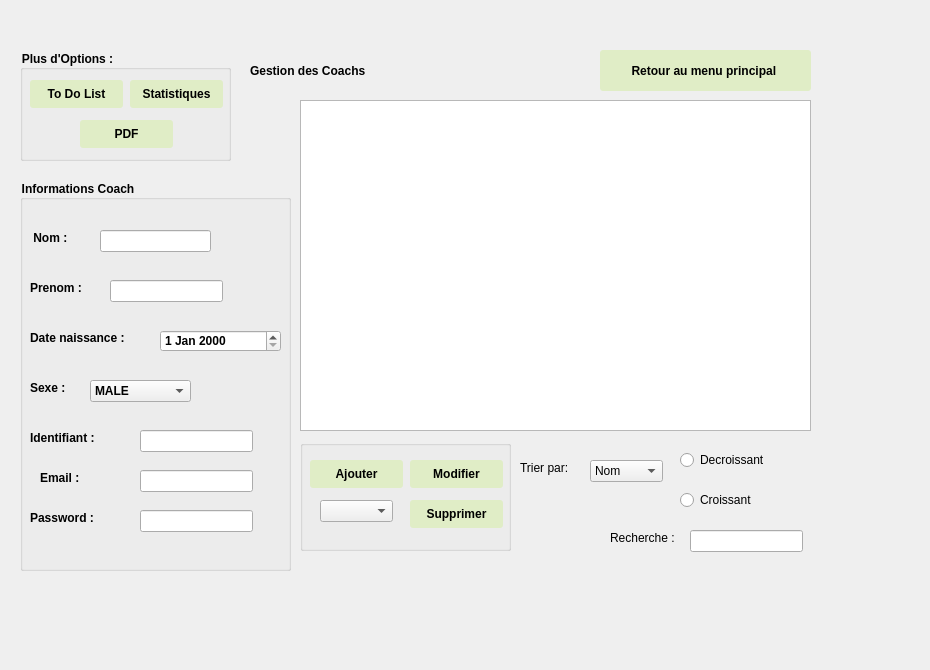
    <widget class="QWidget" name="page_5">
     <widget class="QLabel" name="background_3">
      <property name="geometry">
       <rect>
        <x>10</x>
        <y>20</y>
        <width>911</width>
        <height>641</height>
       </rect>
      </property>
      <property name="text">
       <string/>
      </property>
      <property name="pixmap">
       <pixmap>../2A/2sem/projet qt/back.png</pixmap>
      </property>
      <property name="scaledContents">
       <bool>true</bool>
      </property>
     </widget>
     <widget class="QLabel" name="label_13">
      <property name="geometry">
       <rect>
        <x>250</x>
        <y>50</y>
        <width>321</width>
        <height>41</height>
       </rect>
      </property>
      <property name="styleSheet">
       <string notr="true">font: 20pt &quot;Script MT Bold&quot;;
	font-weight: bold;</string>
      </property>
      <property name="text">
       <string>Gestion des Coachs</string>
      </property>
     </widget>
     <widget class="QLabel" name="label_14">
      <property name="geometry">
       <rect>
        <x>20</x>
        <y>30</y>
        <width>101</width>
        <height>81</height>
       </rect>
      </property>
      <property name="text">
       <string/>
      </property>
      <property name="pixmap">
       <pixmap>../logo app1 .png</pixmap>
      </property>
      <property name="scaledContents">
       <bool>true</bool>
      </property>
     </widget>
     <widget class="QPushButton" name="pushButton_15">
      <property name="geometry">
       <rect>
        <x>600</x>
        <y>50</y>
        <width>211</width>
        <height>41</height>
       </rect>
      </property>
      <property name="styleSheet">
       <string notr="true">QPushButton

{
	background-color: #e0edc6;
	color:rgb(0, 0, 0);
	font: 10pt &quot;Script MT Bold&quot;;
	font-weight: bold;
	border: none;
	border-radius: 3px;
	padding: 5px;

}</string>
      </property>
      <property name="text">
       <string>Retour au menu principal </string>
      </property>
     </widget>
     <widget class="QGroupBox" name="groupBox">
      <property name="geometry">
       <rect>
        <x>20</x>
        <y>50</y>
        <width>211</width>
        <height>111</height>
       </rect>
      </property>
      <property name="styleSheet">
       <string notr="true">font: 12pt &quot;Script MT Bold&quot;;
	font-weight: bold;</string>
      </property>
      <property name="title">
       <string>Plus d'Options :</string>
      </property>
      <widget class="QPushButton" name="pushButton_16">
       <property name="geometry">
        <rect>
         <x>110</x>
         <y>30</y>
         <width>93</width>
         <height>28</height>
        </rect>
       </property>
       <property name="styleSheet">
        <string notr="true">QPushButton

{
	background-color: #e0edc6;
	color:rgb(0, 0, 0);
	font: 10pt &quot;Script MT Bold&quot;;
	font-weight: bold;
	border: none;
	border-radius: 3px;
	padding: 5px;

}</string>
       </property>
       <property name="text">
        <string>Statistiques</string>
       </property>
      </widget>
      <widget class="QPushButton" name="pushButton_17">
       <property name="geometry">
        <rect>
         <x>10</x>
         <y>30</y>
         <width>93</width>
         <height>28</height>
        </rect>
       </property>
       <property name="styleSheet">
        <string notr="true">QPushButton

{
	background-color: #e0edc6;
	color:rgb(0, 0, 0);
	font: 10pt &quot;Script MT Bold&quot;;
	font-weight: bold;
	border: none;
	border-radius: 3px;
	padding: 5px;

}</string>
       </property>
       <property name="text">
        <string>To Do List</string>
       </property>
      </widget>
      <widget class="QPushButton" name="pushButton_18">
       <property name="geometry">
        <rect>
         <x>60</x>
         <y>70</y>
         <width>93</width>
         <height>28</height>
        </rect>
       </property>
       <property name="styleSheet">
        <string notr="true">QPushButton

{
	background-color: #e0edc6;
	color:rgb(0, 0, 0);
	font: 10pt &quot;Script MT Bold&quot;;
	font-weight: bold;
	border: none;
	border-radius: 3px;
	padding: 5px;

}</string>
       </property>
       <property name="text">
        <string>PDF</string>
       </property>
      </widget>
     </widget>
     <widget class="QGroupBox" name="groupBox_2">
      <property name="geometry">
       <rect>
        <x>20</x>
        <y>180</y>
        <width>271</width>
        <height>391</height>
       </rect>
      </property>
      <property name="styleSheet">
       <string notr="true">font: 12pt &quot;Script MT Bold&quot;;
	font-weight: bold;</string>
      </property>
      <property name="title">
       <string>Informations Coach</string>
      </property>
      <widget class="QLabel" name="label_15">
       <property name="geometry">
        <rect>
         <x>10</x>
         <y>50</y>
         <width>56</width>
         <height>16</height>
        </rect>
       </property>
       <property name="text">
        <string> Nom :</string>
       </property>
      </widget>
      <widget class="QLabel" name="label_16">
       <property name="geometry">
        <rect>
         <x>10</x>
         <y>100</y>
         <width>71</width>
         <height>16</height>
        </rect>
       </property>
       <property name="text">
        <string>Prenom :</string>
       </property>
      </widget>
      <widget class="QLabel" name="label_17">
       <property name="geometry">
        <rect>
         <x>10</x>
         <y>150</y>
         <width>131</width>
         <height>16</height>
        </rect>
       </property>
       <property name="text">
        <string>Date naissance :</string>
       </property>
      </widget>
      <widget class="QLabel" name="label_18">
       <property name="geometry">
        <rect>
         <x>10</x>
         <y>200</y>
         <width>56</width>
         <height>16</height>
        </rect>
       </property>
       <property name="text">
        <string>Sexe :</string>
       </property>
      </widget>
      <widget class="QLabel" name="label_19">
       <property name="geometry">
        <rect>
         <x>10</x>
         <y>250</y>
         <width>101</width>
         <height>16</height>
        </rect>
       </property>
       <property name="text">
        <string>Identifiant :</string>
       </property>
      </widget>
      <widget class="QLineEdit" name="lineEdit_5">
       <property name="geometry">
        <rect>
         <x>80</x>
         <y>50</y>
         <width>111</width>
         <height>22</height>
        </rect>
       </property>
      </widget>
      <widget class="QLineEdit" name="lineEdit_6">
       <property name="geometry">
        <rect>
         <x>90</x>
         <y>100</y>
         <width>113</width>
         <height>22</height>
        </rect>
       </property>
      </widget>
      <widget class="QLineEdit" name="lineEdit_7">
       <property name="geometry">
        <rect>
         <x>120</x>
         <y>250</y>
         <width>113</width>
         <height>22</height>
        </rect>
       </property>
       <property name="readOnly">
        <bool>false</bool>
       </property>
      </widget>
      <widget class="QDateEdit" name="dateEdit">
       <property name="geometry">
        <rect>
         <x>140</x>
         <y>150</y>
         <width>121</width>
         <height>22</height>
        </rect>
       </property>
      </widget>
      <widget class="QComboBox" name="comboBox">
       <property name="geometry">
        <rect>
         <x>70</x>
         <y>200</y>
         <width>101</width>
         <height>22</height>
        </rect>
       </property>
       <item>
        <property name="text">
         <string>MALE</string>
        </property>
       </item>
       <item>
        <property name="text">
         <string>FEMALE</string>
        </property>
       </item>
      </widget>
      <widget class="QLabel" name="label_26">
       <property name="geometry">
        <rect>
         <x>20</x>
         <y>290</y>
         <width>56</width>
         <height>16</height>
        </rect>
       </property>
       <property name="text">
        <string>Email :</string>
       </property>
      </widget>
      <widget class="QLabel" name="label_27">
       <property name="geometry">
        <rect>
         <x>10</x>
         <y>330</y>
         <width>91</width>
         <height>16</height>
        </rect>
       </property>
       <property name="text">
        <string>Password :</string>
       </property>
      </widget>
      <widget class="QLineEdit" name="lineEdit_12">
       <property name="geometry">
        <rect>
         <x>120</x>
         <y>290</y>
         <width>113</width>
         <height>22</height>
        </rect>
       </property>
      </widget>
      <widget class="QLineEdit" name="lineEdit_13">
       <property name="geometry">
        <rect>
         <x>120</x>
         <y>330</y>
         <width>113</width>
         <height>22</height>
        </rect>
       </property>
      </widget>
     </widget>
     <widget class="QGroupBox" name="groupBox_3">
      <property name="geometry">
       <rect>
        <x>300</x>
        <y>440</y>
        <width>211</width>
        <height>111</height>
       </rect>
      </property>
      <property name="title">
       <string/>
      </property>
      <widget class="QPushButton" name="ajouter">
       <property name="geometry">
        <rect>
         <x>10</x>
         <y>20</y>
         <width>93</width>
         <height>28</height>
        </rect>
       </property>
       <property name="styleSheet">
        <string notr="true">QPushButton

{
	background-color: #e0edc6;
	color:rgb(0, 0, 0);
	font: 10pt &quot;Script MT Bold&quot;;
	font-weight: bold;
	border: none;
	border-radius: 3px;
	padding: 5px;

}</string>
       </property>
       <property name="text">
        <string>Ajouter</string>
       </property>
      </widget>
      <widget class="QPushButton" name="modifier">
       <property name="geometry">
        <rect>
         <x>110</x>
         <y>20</y>
         <width>93</width>
         <height>28</height>
        </rect>
       </property>
       <property name="styleSheet">
        <string notr="true">QPushButton

{
	background-color: #e0edc6;
	color:rgb(0, 0, 0);
	font: 10pt &quot;Script MT Bold&quot;;
	font-weight: bold;
	border: none;
	border-radius: 3px;
	padding: 5px;

}</string>
       </property>
       <property name="text">
        <string>Modifier</string>
       </property>
      </widget>
      <widget class="QPushButton" name="supprimer">
       <property name="geometry">
        <rect>
         <x>110</x>
         <y>60</y>
         <width>93</width>
         <height>28</height>
        </rect>
       </property>
       <property name="styleSheet">
        <string notr="true">QPushButton

{
	background-color: #e0edc6;
	color:rgb(0, 0, 0);
	font: 10pt &quot;Script MT Bold&quot;;
	font-weight: bold;
	border: none;
	border-radius: 3px;
	padding: 5px;

}</string>
       </property>
       <property name="text">
        <string>Supprimer</string>
       </property>
      </widget>
      <widget class="QComboBox" name="comboBox_5">
       <property name="geometry">
        <rect>
         <x>20</x>
         <y>60</y>
         <width>73</width>
         <height>22</height>
        </rect>
       </property>
      </widget>
     </widget>
     <widget class="QRadioButton" name="radioButton">
      <property name="geometry">
       <rect>
        <x>680</x>
        <y>450</y>
        <width>97</width>
        <height>20</height>
       </rect>
      </property>
      <property name="text">
       <string>Decroissant</string>
      </property>
     </widget>
     <widget class="QRadioButton" name="radioButton_2">
      <property name="geometry">
       <rect>
        <x>680</x>
        <y>490</y>
        <width>97</width>
        <height>20</height>
       </rect>
      </property>
      <property name="text">
       <string>Croissant</string>
      </property>
     </widget>
     <widget class="QLabel" name="label_20">
      <property name="geometry">
       <rect>
        <x>610</x>
        <y>530</y>
        <width>71</width>
        <height>16</height>
       </rect>
      </property>
      <property name="text">
       <string>Recherche :</string>
      </property>
     </widget>
     <widget class="QLineEdit" name="lineEdit_8">
      <property name="geometry">
       <rect>
        <x>690</x>
        <y>530</y>
        <width>113</width>
        <height>22</height>
       </rect>
      </property>
     </widget>
     <widget class="QLabel" name="label">
      <property name="geometry">
       <rect>
        <x>520</x>
        <y>460</y>
        <width>56</width>
        <height>16</height>
       </rect>
      </property>
      <property name="text">
       <string>Trier par:</string>
      </property>
     </widget>
     <widget class="QComboBox" name="comboBox_2">
      <property name="geometry">
       <rect>
        <x>590</x>
        <y>460</y>
        <width>73</width>
        <height>22</height>
       </rect>
      </property>
      <item>
       <property name="text">
        <string>Nom</string>
       </property>
      </item>
      <item>
       <property name="text">
        <string>Prenom</string>
       </property>
      </item>
      <item>
       <property name="text">
        <string>Sexe</string>
       </property>
      </item>
     </widget>
     <widget class="QTableView" name="tableView">
      <property name="geometry">
       <rect>
        <x>300</x>
        <y>100</y>
        <width>511</width>
        <height>331</height>
       </rect>
      </property>
     </widget>
    </widget>
